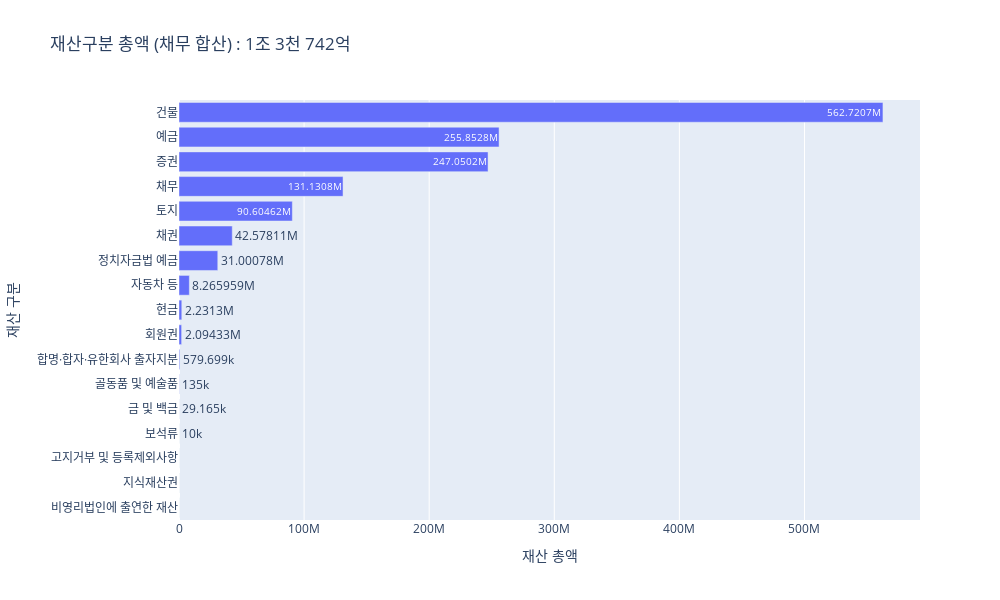

Notebook cell for this chart:
### Code cell
fig = px.bar(asset_div_subtotal.sort_values('현재가액', ascending=True),
             x='현재가액',
             y='재산구분',
             title = '재산구분 총액 (채무 합산) : 1조 3천 742억',
             text_auto=True
            )

fig.update_layout(
    width = 1000,
    height = 600,
)

fig.update_xaxes(title_text='재산 총액')
fig.update_yaxes(title_text='재산 구분')

fig.show()

# fig.write_html('plotly_chart.html')

### Figure 1 — Plotly figure (JSON) as saved in the notebook; plotly's stock layout.template omitted (floating-point values rounded to 4 significant figures)
{"data": [{"alignmentgroup": "True", "hovertemplate": "현재가액=%{x}<br>재산구분=%{y}<extra></extra>", "legendgroup": "", "marker": {"color": "#636efa", "pattern": {"shape": ""}}, "name": "", "offsetgroup": "", "orientation": "h", "showlegend": false, "textposition": "auto", "texttemplate": "%{x}", "type": "bar", "x": [0, 0, 0, 10000, 29165, 135000, 579699, 2094330, 2231300, 8265959, 31000784, 42578106, 90604622, 131130848, 247050194, 255852773, 562720662], "xaxis": "x", "y": ["비영리법인에 출연한 재산", "지식재산권", "고지거부 및 등록제외사항", "보석류", "금 및 백금", "골동품 및 예술품", "합명·합자·유한회사 출자지분", "회원권", "현금", "자동차 등", "정치자금법 예금", "채권", "토지", "채무", "증권", "예금", "건물"], "yaxis": "y"}], "layout": {"barmode": "relative", "height": 600, "legend": {"tracegroupgap": 0}, "title": {"text": "재산구분 총액 (채무 합산) : 1조 3천 742억"}, "width": 1000, "xaxis": {"anchor": "y", "domain": [0, 1], "title": {"text": "재산 총액"}}, "yaxis": {"anchor": "x", "domain": [0, 1], "title": {"text": "재산 구분"}}}}
